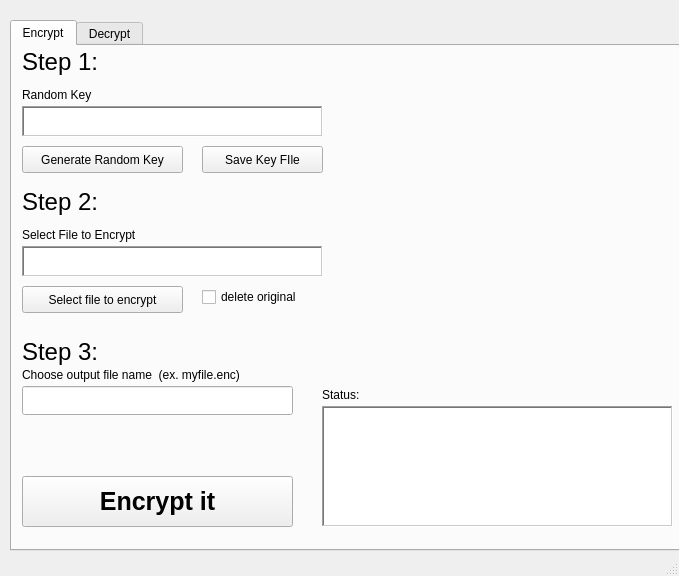
<?xml version="1.0" encoding="UTF-8"?>
<ui version="4.0">
 <class>MainWindow</class>
 <widget class="QMainWindow" name="MainWindow">
  <property name="geometry">
   <rect>
    <x>0</x>
    <y>0</y>
    <width>679</width>
    <height>576</height>
   </rect>
  </property>
  <property name="windowTitle">
   <string>Cryptonite</string>
  </property>
  <property name="windowIcon">
   <iconset>
    <normaloff>encryption_z.png</normaloff>encryption_z.png</iconset>
  </property>
  <widget class="QWidget" name="centralwidget">
   <widget class="QTabWidget" name="tabWidget">
    <property name="geometry">
     <rect>
      <x>10</x>
      <y>20</y>
      <width>681</width>
      <height>531</height>
     </rect>
    </property>
    <property name="font">
     <font>
      <weight>50</weight>
      <bold>false</bold>
     </font>
    </property>
    <property name="autoFillBackground">
     <bool>true</bool>
    </property>
    <property name="tabPosition">
     <enum>QTabWidget::North</enum>
    </property>
    <property name="tabShape">
     <enum>QTabWidget::Rounded</enum>
    </property>
    <property name="currentIndex">
     <number>0</number>
    </property>
    <widget class="QWidget" name="tab">
     <attribute name="title">
      <string>Encrypt</string>
     </attribute>
     <widget class="QPushButton" name="savekey_btn">
      <property name="geometry">
       <rect>
        <x>190</x>
        <y>100</y>
        <width>121</width>
        <height>27</height>
       </rect>
      </property>
      <property name="text">
       <string>Save Key FIle</string>
      </property>
     </widget>
     <widget class="QTextEdit" name="statuswin_rb">
      <property name="geometry">
       <rect>
        <x>310</x>
        <y>360</y>
        <width>351</width>
        <height>121</height>
       </rect>
      </property>
      <property name="frameShape">
       <enum>QFrame::WinPanel</enum>
      </property>
      <property name="readOnly">
       <bool>true</bool>
      </property>
     </widget>
     <widget class="QPushButton" name="encryptit_btn">
      <property name="geometry">
       <rect>
        <x>10</x>
        <y>430</y>
        <width>271</width>
        <height>51</height>
       </rect>
      </property>
      <property name="font">
       <font>
        <pointsize>19</pointsize>
        <weight>75</weight>
        <bold>true</bold>
       </font>
      </property>
      <property name="text">
       <string>Encrypt it</string>
      </property>
      <property name="default">
       <bool>false</bool>
      </property>
      <property name="flat">
       <bool>false</bool>
      </property>
     </widget>
     <widget class="QLabel" name="fileselection_lbl">
      <property name="geometry">
       <rect>
        <x>10</x>
        <y>180</y>
        <width>161</width>
        <height>17</height>
       </rect>
      </property>
      <property name="text">
       <string>Select File to Encrypt</string>
      </property>
     </widget>
     <widget class="QLabel" name="step2_lbl">
      <property name="geometry">
       <rect>
        <x>10</x>
        <y>140</y>
        <width>241</width>
        <height>31</height>
       </rect>
      </property>
      <property name="font">
       <font>
        <pointsize>18</pointsize>
       </font>
      </property>
      <property name="text">
       <string>Step 2:</string>
      </property>
     </widget>
     <widget class="QTextEdit" name="key_txt">
      <property name="geometry">
       <rect>
        <x>10</x>
        <y>60</y>
        <width>301</width>
        <height>31</height>
       </rect>
      </property>
      <property name="font">
       <font>
        <kerning>true</kerning>
       </font>
      </property>
      <property name="frameShape">
       <enum>QFrame::WinPanel</enum>
      </property>
      <property name="readOnly">
       <bool>true</bool>
      </property>
     </widget>
     <widget class="QPushButton" name="genkey_btn">
      <property name="geometry">
       <rect>
        <x>10</x>
        <y>100</y>
        <width>161</width>
        <height>27</height>
       </rect>
      </property>
      <property name="text">
       <string>Generate Random Key</string>
      </property>
     </widget>
     <widget class="QLabel" name="step1_lbl">
      <property name="geometry">
       <rect>
        <x>10</x>
        <y>0</y>
        <width>241</width>
        <height>31</height>
       </rect>
      </property>
      <property name="font">
       <font>
        <pointsize>18</pointsize>
       </font>
      </property>
      <property name="text">
       <string>Step 1:</string>
      </property>
     </widget>
     <widget class="QCheckBox" name="delete_cb">
      <property name="geometry">
       <rect>
        <x>190</x>
        <y>240</y>
        <width>131</width>
        <height>22</height>
       </rect>
      </property>
      <property name="text">
       <string>delete original</string>
      </property>
      <property name="checked">
       <bool>false</bool>
      </property>
     </widget>
     <widget class="QLabel" name="key_lbl">
      <property name="geometry">
       <rect>
        <x>10</x>
        <y>40</y>
        <width>91</width>
        <height>17</height>
       </rect>
      </property>
      <property name="text">
       <string>Random Key</string>
      </property>
     </widget>
     <widget class="QLabel" name="Step3_lbl">
      <property name="geometry">
       <rect>
        <x>10</x>
        <y>290</y>
        <width>241</width>
        <height>31</height>
       </rect>
      </property>
      <property name="font">
       <font>
        <pointsize>18</pointsize>
       </font>
      </property>
      <property name="text">
       <string>Step 3:</string>
      </property>
     </widget>
     <widget class="QTextEdit" name="fileloc_txt">
      <property name="geometry">
       <rect>
        <x>10</x>
        <y>200</y>
        <width>301</width>
        <height>31</height>
       </rect>
      </property>
      <property name="frameShape">
       <enum>QFrame::WinPanel</enum>
      </property>
      <property name="readOnly">
       <bool>true</bool>
      </property>
     </widget>
     <widget class="QPushButton" name="selectfile_btn">
      <property name="geometry">
       <rect>
        <x>10</x>
        <y>240</y>
        <width>161</width>
        <height>27</height>
       </rect>
      </property>
      <property name="text">
       <string>Select file to encrypt</string>
      </property>
     </widget>
     <widget class="QLabel" name="encryption_logo">
      <property name="geometry">
       <rect>
        <x>340</x>
        <y>10</y>
        <width>311</width>
        <height>301</height>
       </rect>
      </property>
      <property name="text">
       <string/>
      </property>
      <property name="pixmap">
       <pixmap>encryption_z.png</pixmap>
      </property>
      <property name="scaledContents">
       <bool>false</bool>
      </property>
     </widget>
     <widget class="QLabel" name="Status_lbl">
      <property name="geometry">
       <rect>
        <x>310</x>
        <y>340</y>
        <width>68</width>
        <height>17</height>
       </rect>
      </property>
      <property name="text">
       <string>Status:</string>
      </property>
     </widget>
     <widget class="QLabel" name="outputname_lbl">
      <property name="geometry">
       <rect>
        <x>10</x>
        <y>320</y>
        <width>281</width>
        <height>17</height>
       </rect>
      </property>
      <property name="text">
       <string>Choose output file name  (ex. myfile.enc) </string>
      </property>
     </widget>
     <widget class="QLineEdit" name="outputname_txt">
      <property name="geometry">
       <rect>
        <x>10</x>
        <y>340</y>
        <width>271</width>
        <height>29</height>
       </rect>
      </property>
     </widget>
    </widget>
    <widget class="QWidget" name="tab_2">
     <attribute name="title">
      <string>Decrypt</string>
     </attribute>
    </widget>
   </widget>
  </widget>
  <widget class="QMenuBar" name="menubar">
   <property name="geometry">
    <rect>
     <x>0</x>
     <y>0</y>
     <width>679</width>
     <height>23</height>
    </rect>
   </property>
  </widget>
  <widget class="QStatusBar" name="statusbar"/>
 </widget>
 <resources/>
 <connections/>
</ui>
